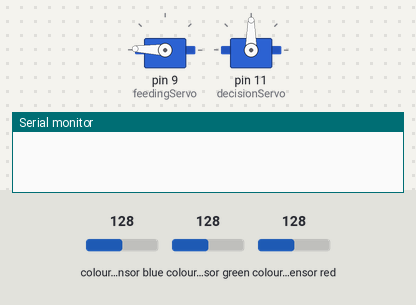
A sketch run on a simulated Arduino Uno, built with avr-gcc and run on an emulated ATmega328P. Shown: 2 × servo, the last lines printed to the serial monitor. Wiring (inferred from the names in the program): TCS3200 colour sensor: output pin 6; S2 pin 4; S3 pin 5; S0 pin 2; S1 pin 3. The inputs (shaded band) are chosen by the test bench; at power-on: colour sensor blue 128, colour sensor green 128, colour sensor red 128.

Above: at 0.05 s.
At 1.85 s:
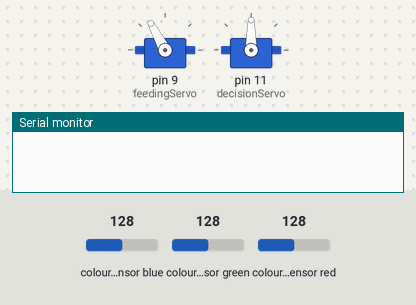
At 3.5 s:
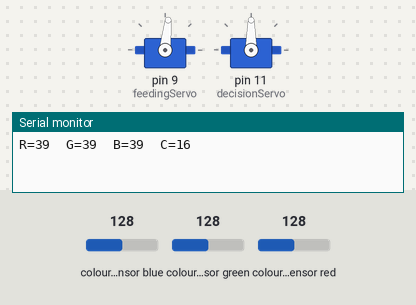
At 7.0 s:
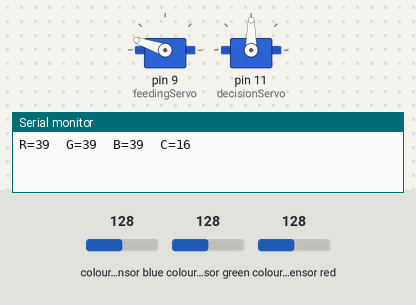
Timing chart, 0 to 9.4 s (numbered marks = the images above):
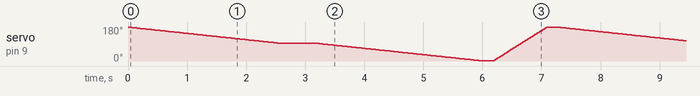

The sketch:

ColorSorting_CR.ino
```cpp
/* A program for a little "Color Sorting Machine"
    This machine will sort the colors of "Skittles"
    A 1st Servo motor will do X steps to put in position the candy,
    then the Color Sensor will perform his job,
    the 2nd Servo will move to the color position
    and then the stepper motor will move again.

    For the project we will use:
    1x Micro Servo: SG90
    1x Servo: MG995
    1x Color Sensor: GY31 TCS3200
    1x Arduino Uno


*/

#include<Servo.h>

//Define the pins of the color sensor
#define s0 2 //S0 pin of the sensor on Arduino pin#2
#define s1 3 //S1 pin of the sensor on Arduino pin#3
#define s2 4 //S2 pin of the sensor on Arduino pin#4
#define s3 5 //S3 pin of the sensor on Arduino pin#5
#define sensorOut 6 //Output pin of the sensor on Arduino pin#6
int micro_servo=0;
int black_servo=0;

//Variable to save the data coming from the sensorOut
int frequency = 0;

// Variable to save the color
byte identifiedColor = 0;

//Declaring Servos

Servo feedingServo;
Servo decisionServo;

//Declaring general delays
byte smallDelay_ms = 5;
byte mediumDelay_ms = 30;
byte bigDelay_ms = 2000;
byte veryBigDelay_ms = 3000;


//Delcaring position of the feederServo
byte pos1FeederServo = 179;
byte pos2FeederServo = 92;
byte pos3FeederServo = 1;

//Delcaring position of the decisionServo
byte decisionServo_RED = 0;
byte decisionServo_ORANGE = 45;
byte decisionServo_GREEN = 90;
byte decisionServo_YELLOW = 135;
byte decisionServo_PURPLE = 180;

void setup() {

  //Set the pins of the Color Sensor
  pinMode (s0, OUTPUT);
  pinMode (s1, OUTPUT);
  pinMode (s2, OUTPUT);
  pinMode (s3, OUTPUT);
  pinMode (sensorOut, INPUT);

  /* The pins S0 & S1 works for the frequency scaling
      L - L = Power Down
      L - H = 2%
      H - L = 20%
      H - H = 100%
  */
  //Using at 100%
  digitalWrite(s0, HIGH);
  digitalWrite(s1, HIGH);

  //Attaching the Servos
  feedingServo.attach (9);
  decisionServo.attach(11);

  //Set the serial communication in bytes per second
  Serial.begin(9600);

}//Close setup

void loop() {

  //Write "steps" of 1 degree to the servo until pos2 (Sensor position)
  for (int i = pos1FeederServo; i > pos2FeederServo ; i--) {

    feedingServo.write (i);
    delay (mediumDelay_ms);

  }//close for loop

  //Delay to stabilize readings
  delay(bigDelay_ms);

  //We launch the Function getTheColor
  identifiedColor = getTheColor();

  //Switch Case to decide wich color are we reading
  /*********IMPORTANT********
   * Please calibrate your Servos and the TCS3200 sensor before uploading this program,
   * Depending on mechanical installation the positions of the servos may change
   * Also the TCS3200 can give you different readings compared to mines
   * because of the ambient lighting (light changes in general)
   */
  switch (identifiedColor) {

    //Case for Red
    case 1:
      decisionServo.write (decisionServo_RED);
      break;

    //Case for Orange
    case 2:
      decisionServo.write (decisionServo_ORANGE);
      break;

    //Case for Green
    case 3:
      decisionServo.write (decisionServo_GREEN);
      break;

    //Case for Yellow
    case 4:
      decisionServo.write (decisionServo_YELLOW);
      break;

    //Case for Purple
    case 5:
      decisionServo.write (decisionServo_PURPLE);
      break;

  }// close Switch Case

  //Delay to exit position
  delay(bigDelay_ms);


  //Move Feeding servo to exit position
  for (int i = pos2FeederServo; i > pos3FeederServo; i--) {

    feedingServo.write (i);
    delay (mediumDelay_ms);

  }//Close for loop - Servo to Exit Position

  //Delay to return servo
  delay(bigDelay_ms);


  //Return the Feeding Servo to initial position
  for (int i = pos3FeederServo; i < pos1FeederServo ; i++) {

    feedingServo.write (i);
    delay (smallDelay_ms);
  }//Close for loop - Servo initial Position


  //Return the Value to 0
  identifiedColor = 0;

  //Delay to begin again
  delay (veryBigDelay_ms);

}//close loop

/*-----User Defined Function-----
   Function Definition:
   getTheColor

   Purpose:
   Apply the filters on the photodiodes to get the R,G&B values

   Return value:
   color      The combination of  R, G , B , C values to decide the color.

    ****Important****
    It is recommended to run the program alone
    With an excel document and the serial monitor open
    check the readings to find the values for each color and change those values below
*/

int getTheColor() {


  //---Read RED values... S2 LOW - S3 LOW---
  digitalWrite(s2, LOW);
  digitalWrite(s3, LOW);
  frequency = pulseIn(sensorOut, LOW);

  int redValue = frequency;

  Serial.print("R=");
  Serial.print(redValue);
  Serial.print("  ");

  delay(50);

  //---Read Green values ... S2 HIGH - S3 HIGH---
  digitalWrite(s2, HIGH);
  digitalWrite(s3, HIGH);
  frequency = pulseIn(sensorOut, LOW);

  int greenValue = frequency;

  Serial.print("G=");
  Serial.print(greenValue);
  Serial.print("  ");

  delay(50);


  //---Read Blue values ... S2 LOW - S3 HIGH---
  digitalWrite(s2, LOW);
  digitalWrite(s3, HIGH);
  frequency = pulseIn(sensorOut, LOW);

  int blueValue = frequency ;

  Serial.print("B=");
  Serial.print(blueValue);
  Serial.print("  ");

  delay(50);


    //---Read Clear values ... S2 HIGH - S3 LOW ---
  digitalWrite(s2, HIGH);
  digitalWrite(s3, LOW);
  frequency = pulseIn(sensorOut, LOW);

  int clearValue = frequency ;

  Serial.print("C=");
  Serial.print(clearValue);
  Serial.println("  ");

  delay(50);


  //////////Parameters for Red//////////
  if (redValue<38 & redValue>14 & clearValue<58 & clearValue>=45 ) {
    identifiedColor = 1; // Red
  }

  //////////Parameters for Orange//////////
  if (redValue<60 & redValue>45  & clearValue<18 & clearValue>25) {
    identifiedColor = 2; // Orange
  }


  //////////Parameters for Green//////////
  if (redValue<70 & redValue>60 & clearValue<25 & clearValue>20 ) {
    identifiedColor = 3; // Green
  }

  //////////Parameters for Yellow//////////
  if (redValue<55 & redValue>40 & clearValue<25 & clearValue>15 ) {
    identifiedColor = 4; // Yellow
  }

  //////////Parameters for Purple//////////
  if ( redValue<85 & redValue>75  & clearValue<28 & clearValue>22) {
    identifiedColor = 5; // Purple
  }


  //--- Return the value found---
  return identifiedColor;

}
```
